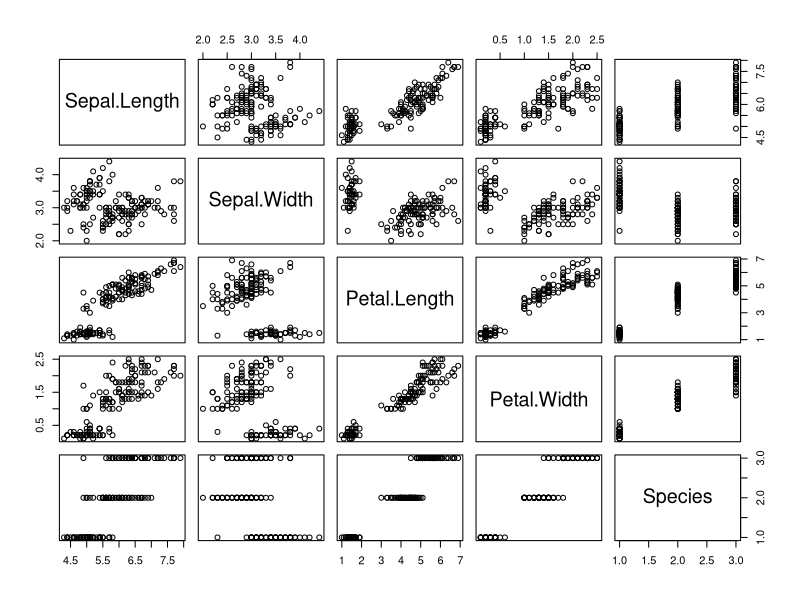
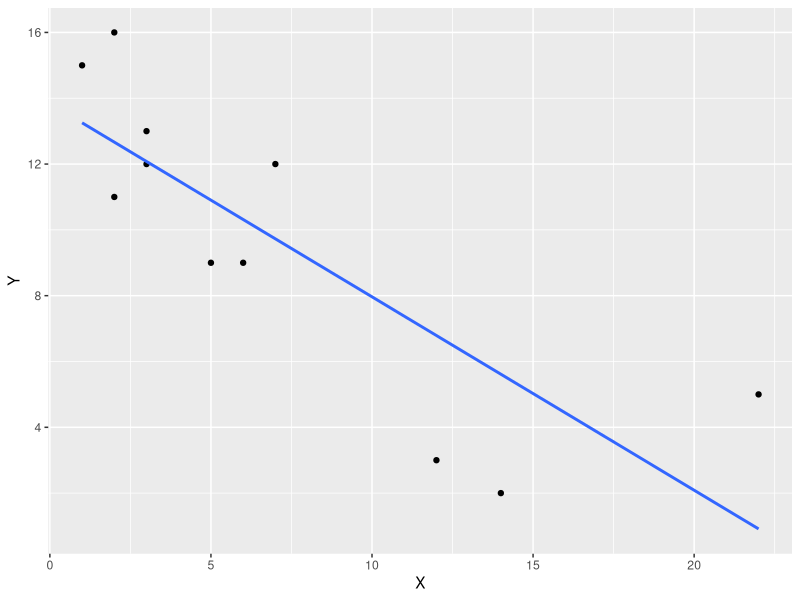
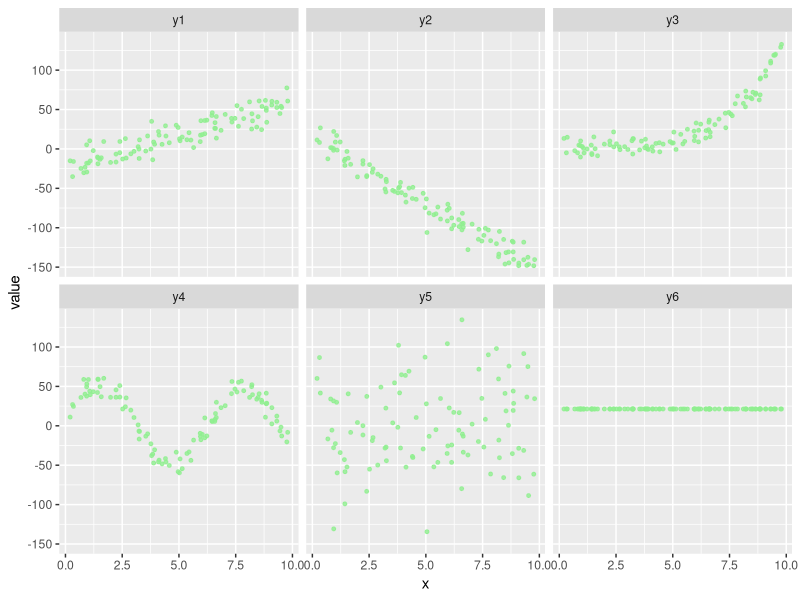
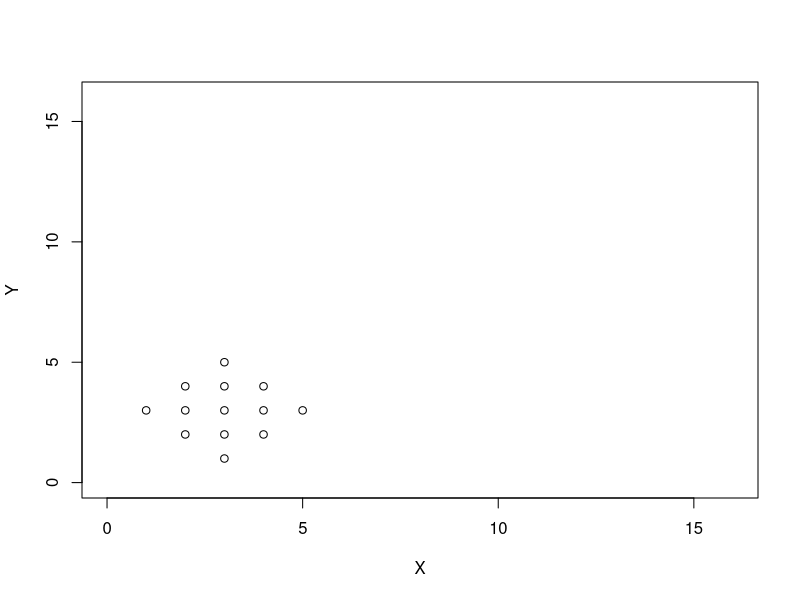
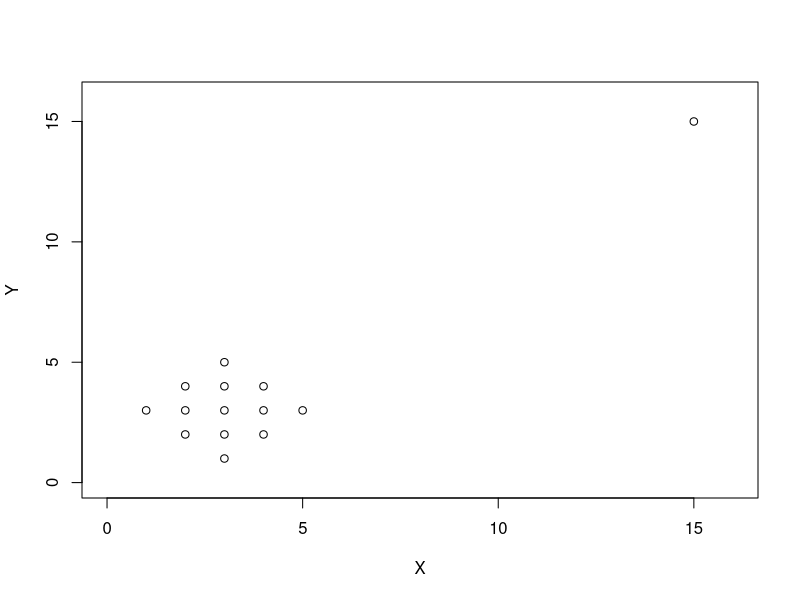

Generate these figures, in order, with R:
## ---- chunk 1
knitr::opts_chunk$set(echo = TRUE,fig.width =6,fig.align="center", fig.height = 3)
## ---- chunk 2
data(iris)
plot(iris)
## ---- chunk 3
library(ggplot2)
data <-  data.frame(X=c(1,2,3,5,6,7,12,14,22, 2,3 ),Y=c(15,16,13, 9,9,12,3,2,5,11,12))
plo <-  ggplot(data, aes(x=X, y=Y))+
  geom_point()+
  geom_smooth(method="lm", se=FALSE) 
plo
## ---- chunk 4
x <- runif(100, min = 0, max=10)
y1 <- 8.5*x - 23 + rnorm(100,0, 12)
y2 <- -16*x +12 + rnorm(100,0,10)
y3 <- sqrt(exp(x)) + rnorm(100,0,8)
y4 <-  50*sin(x) + rnorm(100,0,10)
y5 <-  rnorm(100, 0, 60)
y6 <- 21.345
data2 <-  data.frame(x, y1, y2, y3, y4, y5, y6)
library(reshape2)
library(ggplot2)
data2 <- melt(data2, idvars=c("x"), measure.vars=c("y1","y2","y3","y4", "y5", "y6"))
plo2 <-  ggplot(data2, aes(x=x, y=value))+
  geom_point(size =1, color = "lightgreen", alpha=0.8)+
  facet_wrap(~variable)
plo2
## ---- chunk 5
cor(iris[,1:4])
## ---- chunk 6
cor.test(iris$Petal.Length, iris$Petal.Width)
## ---- chunk 7
X <-  c(3,2,3,4,1,2,3,4,5,2,3,4,3)
Y <-  c(1,2,2,2,3,3,3,3,3,4,4,4,5)
plot(X, Y, xlim = c(0,16), ylim= c(0,16))
cor.test(X,Y)$estimate
## ---- chunk 8
X <-  c(3,2,3,4,1,2,3,4,5,2,3,4,3,15)
Y <-  c(1,2,2,2,3,3,3,3,3,4,4,4,5,15)
plot(X, Y, xlim = c(0,16), ylim= c(0,16))
cor.test(X,Y)$estimate
## ---- chunk 9
my_model <- lm(Petal.Width~Petal.Length, iris)
summary(my_model)
